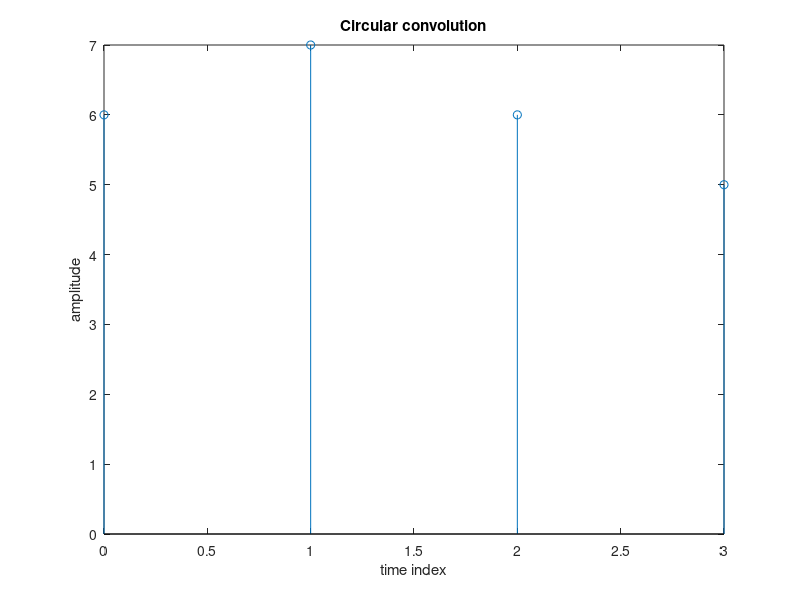
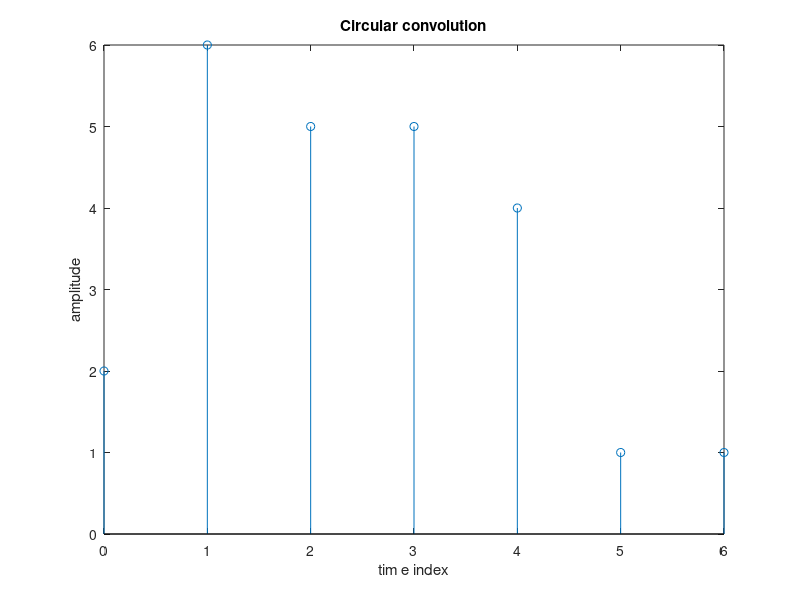
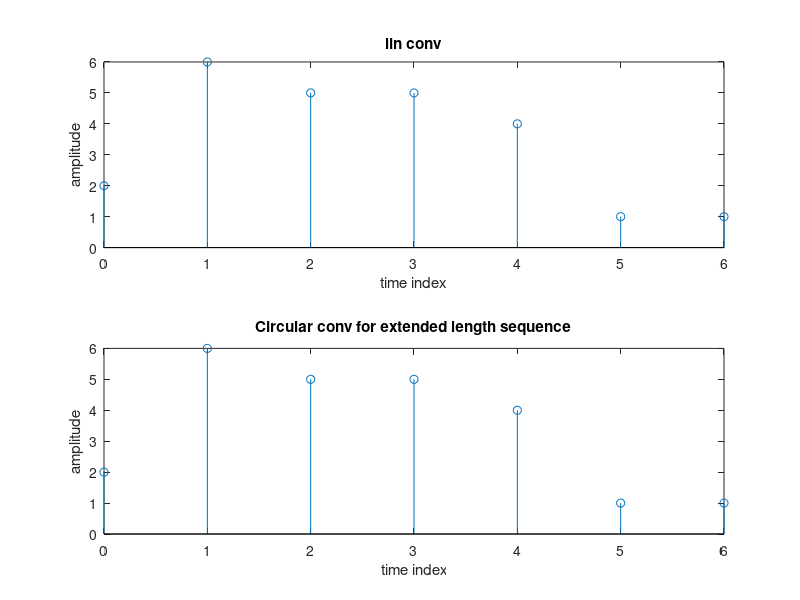
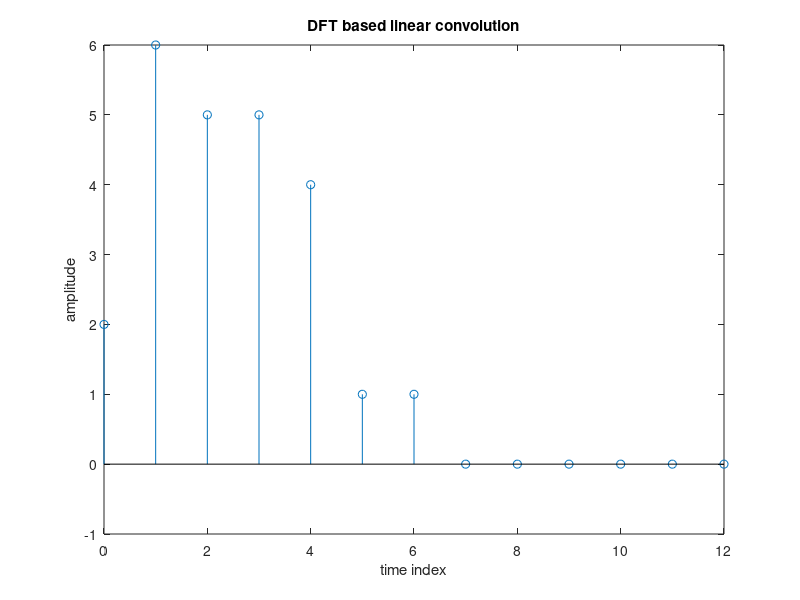

MATLAB code for these plots, in order:
x=[1 2 0 1]
h=[2 2 1 1]
l1=length(x)
l2=length(h)
yc=zeros(1,l1)
h_toprow=[h(1) h(l2:-1:2)]
temp=0;
for k=1:l1
    h_shift=circshift(h_toprow',k-1)';
    temp=x.*h_shift;
    yc(k)=sum(temp);
end

   figure(1)
   n=0:l1-1;
   stem(n,yc);
   xlabel('time index');
   ylabel('amplitude');
   title('Circular convolution');
   
xe=[1 2 0 1 0 0 0]
he=[2 2 1 1 0 0 0]
l3=length(xe)
l4=length(he)
yce=zeros(1,l3)
he_toprow=[he(1) he(l4:-1:2)]
temp=0;
for k=1:l3
    h_shift=circshift(he_toprow',k-1)';
    temp=xe.*h_shift;
    yce(k)=sum(temp);
end

   figure(2)
   n1=0:l3-1;
   stem(n1,yce);
   xlabel('tim e index');
   ylabel('amplitude');
   title('Circular convolution');
   
   %--------------------------------------------------------------
   
   y_linear=conv(x,h);
figure(3)
l5=l1+l2-1;
x2=0:l5-1;
subplot(2,1,1);
stem(x2,y_linear);
xlabel('time index');
ylabel('amplitude');
title('lin conv');
subplot(2,1,2);
stem(n1,yce);
xlabel('time index');
ylabel('amplitude');
title('Circular conv for extended length sequence');

%-------------------------------------------------------------------------

l6=length(xe)+ length(he)-1;
xE=fft(xe,l6);
HE=fft(he,l6);
y1=ifft(xE.*HE);
n=0:l6-1
figure(4)
stem(n,y1);
xlabel('time index');
ylabel('amplitude');
title('DFT based linear convolution');

   